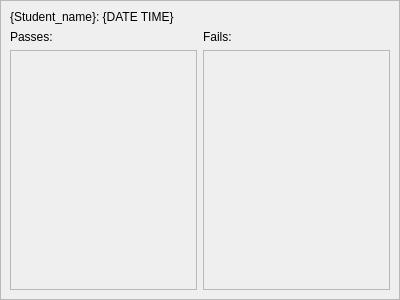
<?xml version="1.0" encoding="UTF-8"?>
<ui version="4.0">
 <class>Report</class>
 <widget class="QScrollArea" name="Report">
  <property name="geometry">
   <rect>
    <x>0</x>
    <y>0</y>
    <width>400</width>
    <height>300</height>
   </rect>
  </property>
  <property name="sizeIncrement">
   <size>
    <width>10</width>
    <height>10</height>
   </size>
  </property>
  <property name="windowTitle">
   <string>Student Performance Report</string>
  </property>
  <property name="verticalScrollBarPolicy">
   <enum>Qt::ScrollBarAsNeeded</enum>
  </property>
  <property name="horizontalScrollBarPolicy">
   <enum>Qt::ScrollBarAsNeeded</enum>
  </property>
  <property name="sizeAdjustPolicy">
   <enum>QAbstractScrollArea::AdjustToContents</enum>
  </property>
  <property name="widgetResizable">
   <bool>true</bool>
  </property>
  <widget class="QWidget" name="scrollAreaWidgetContents">
   <property name="geometry">
    <rect>
     <x>0</x>
     <y>0</y>
     <width>398</width>
     <height>298</height>
    </rect>
   </property>
   <layout class="QVBoxLayout" name="verticalLayout_2">
    <item>
     <widget class="QLabel" name="StudentLabel">
      <property name="text">
       <string>{Student_name}: {DATE TIME}</string>
      </property>
      <property name="textFormat">
       <enum>Qt::PlainText</enum>
      </property>
      <property name="openExternalLinks">
       <bool>false</bool>
      </property>
      <property name="textInteractionFlags">
       <set>Qt::NoTextInteraction</set>
      </property>
     </widget>
    </item>
    <item>
     <layout class="QGridLayout" name="gridLayout">
      <item row="0" column="0">
       <widget class="QLabel" name="SuccLabel">
        <property name="text">
         <string>Passes:</string>
        </property>
       </widget>
      </item>
      <item row="0" column="1">
       <widget class="QLabel" name="ErrLabel">
        <property name="text">
         <string>Fails:</string>
        </property>
       </widget>
      </item>
      <item row="1" column="1">
       <widget class="QScrollArea" name="ErrorArea">
        <property name="verticalScrollBarPolicy">
         <enum>Qt::ScrollBarAsNeeded</enum>
        </property>
        <property name="sizeAdjustPolicy">
         <enum>QAbstractScrollArea::AdjustToContents</enum>
        </property>
        <property name="widgetResizable">
         <bool>true</bool>
        </property>
        <property name="alignment">
         <set>Qt::AlignCenter</set>
        </property>
        <widget class="QWidget" name="ErrList">
         <property name="enabled">
          <bool>false</bool>
         </property>
         <property name="geometry">
          <rect>
           <x>0</x>
           <y>0</y>
           <width>188</width>
           <height>254</height>
          </rect>
         </property>
         <layout class="QVBoxLayout" name="verticalLayout_3">
          <item>
           <layout class="QVBoxLayout" name="ErrBox"/>
          </item>
         </layout>
        </widget>
       </widget>
      </item>
      <item row="1" column="0">
       <widget class="QScrollArea" name="PassArea">
        <property name="verticalScrollBarPolicy">
         <enum>Qt::ScrollBarAsNeeded</enum>
        </property>
        <property name="sizeAdjustPolicy">
         <enum>QAbstractScrollArea::AdjustToContents</enum>
        </property>
        <property name="widgetResizable">
         <bool>true</bool>
        </property>
        <property name="alignment">
         <set>Qt::AlignCenter</set>
        </property>
        <widget class="QWidget" name="PassList">
         <property name="geometry">
          <rect>
           <x>0</x>
           <y>0</y>
           <width>188</width>
           <height>254</height>
          </rect>
         </property>
         <property name="sizePolicy">
          <sizepolicy hsizetype="Expanding" vsizetype="Expanding">
           <horstretch>0</horstretch>
           <verstretch>0</verstretch>
          </sizepolicy>
         </property>
         <layout class="QVBoxLayout" name="verticalLayout">
          <item>
           <layout class="QVBoxLayout" name="PassBox"/>
          </item>
         </layout>
        </widget>
       </widget>
      </item>
     </layout>
    </item>
   </layout>
  </widget>
 </widget>
 <resources/>
 <connections/>
</ui>
